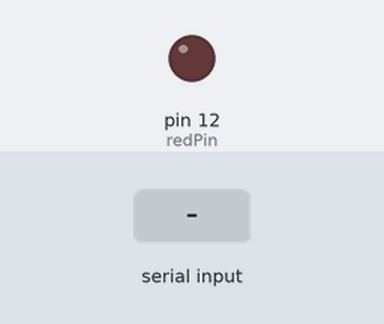
The sketch below on a simulated Arduino Uno, built with avr-gcc and run on an emulated ATmega328P. Parts: output pins drawn as LEDs (lit = HIGH). Dashed ring = blinking. Inputs (shaded band) come from the test bench. What the sketch prints to the serial monitor is not drawn.

Above: at 1.2 s.
1.3 s: "90,45\n" received over Serial
At 1.7 s:
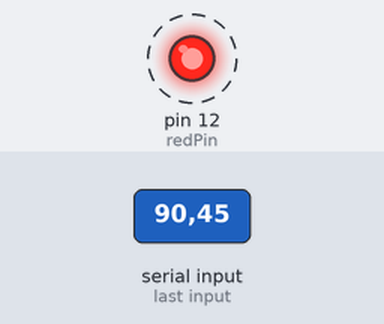
Timing chart, 0 to 10.3 s (numbered marks = the images above; inputs shaded):
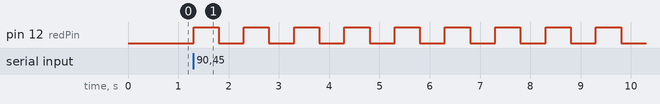

The sketch:

circuitCode9.ino
```cpp
int numBlinks;
String msg = "How many blinks do you want?";
// String msg2 = "Your number is ";
int blinkTime = 500;
int redPin = 12;
void setup(){
    Serial.begin(9600);
    pinMode(redPin,OUTPUT);
}

void loop(){
int j = 0;
Serial.println(msg);
while (Serial.available() == 0)
{
    /* code */
}
numBlinks = Serial.parseInt();
// Serial.print(msg2);
// Serial.println(numBlinks);
for ( j = 0; j < numBlinks; j++)
{
    digitalWrite(redPin,HIGH);
    delay(blinkTime);
    digitalWrite(redPin,LOW);
    delay(blinkTime);
}

}
```

Measured:
- after the input at 1.3 s, pin 12 (redPin): alternates HIGH for 0.50 s and LOW for 0.50 s, starting at once
